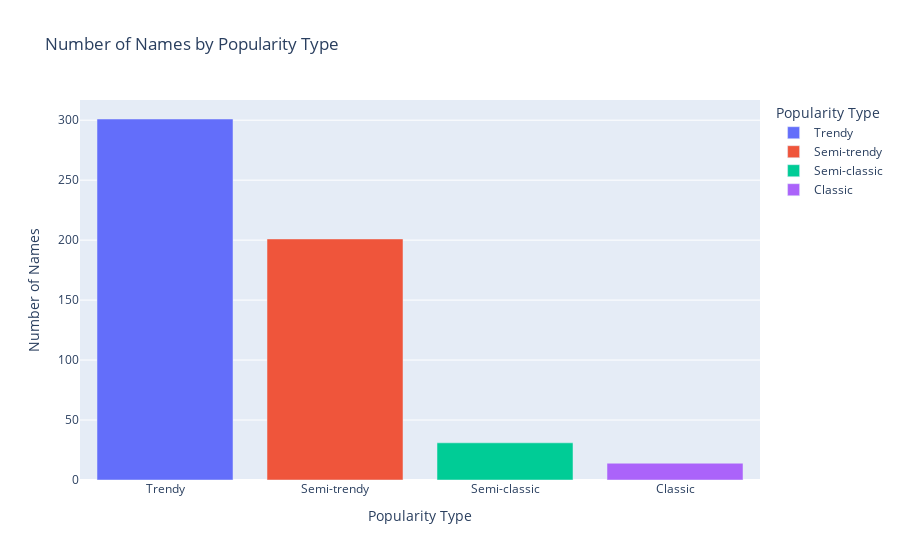

Notebook source saved alongside this figure:
### Code cell
# Create a bar chart to visualize the number of names in each popularity type
df = result['popularity_type'].value_counts().reset_index()
df.columns = ['popularity_type', 'count']

fig = px.bar(df, 
             x='popularity_type', 
             y='count', 
             title='Number of Names by Popularity Type',
             labels={'popularity_type': 'Popularity Type', 'count': 'Number of Names'},
             color='popularity_type')  # Add color based on popularity type

# Customize the hover template to show the real number
fig.update_traces(hovertemplate='<b>%{x}</b><br>Number: %{y:,}')

# Show the plot
fig.show()

### Figure 1 — Plotly figure (JSON) as saved in the notebook; plotly's stock layout.template omitted (floating-point values rounded to 4 significant figures)
{"data": [{"hovertemplate": "<b>%{x}</b><br>Number: %{y:,}", "legendgroup": "Trendy", "marker": {"color": "#636efa", "pattern": {"shape": ""}}, "name": "Trendy", "orientation": "v", "showlegend": true, "textposition": "auto", "type": "bar", "x": ["Trendy"], "xaxis": "x", "y": [301], "yaxis": "y"}, {"hovertemplate": "<b>%{x}</b><br>Number: %{y:,}", "legendgroup": "Semi-trendy", "marker": {"color": "#EF553B", "pattern": {"shape": ""}}, "name": "Semi-trendy", "orientation": "v", "showlegend": true, "textposition": "auto", "type": "bar", "x": ["Semi-trendy"], "xaxis": "x", "y": [201], "yaxis": "y"}, {"hovertemplate": "<b>%{x}</b><br>Number: %{y:,}", "legendgroup": "Semi-classic", "marker": {"color": "#00cc96", "pattern": {"shape": ""}}, "name": "Semi-classic", "orientation": "v", "showlegend": true, "textposition": "auto", "type": "bar", "x": ["Semi-classic"], "xaxis": "x", "y": [31], "yaxis": "y"}, {"hovertemplate": "<b>%{x}</b><br>Number: %{y:,}", "legendgroup": "Classic", "marker": {"color": "#ab63fa", "pattern": {"shape": ""}}, "name": "Classic", "orientation": "v", "showlegend": true, "textposition": "auto", "type": "bar", "x": ["Classic"], "xaxis": "x", "y": [14], "yaxis": "y"}], "layout": {"barmode": "relative", "legend": {"title": {"text": "Popularity Type"}, "tracegroupgap": 0}, "title": {"text": "Number of Names by Popularity Type"}, "xaxis": {"anchor": "y", "categoryarray": ["Trendy", "Semi-trendy", "Semi-classic", "Classic"], "categoryorder": "array", "domain": [0, 1], "title": {"text": "Popularity Type"}}, "yaxis": {"anchor": "x", "domain": [0, 1], "title": {"text": "Number of Names"}}}}
